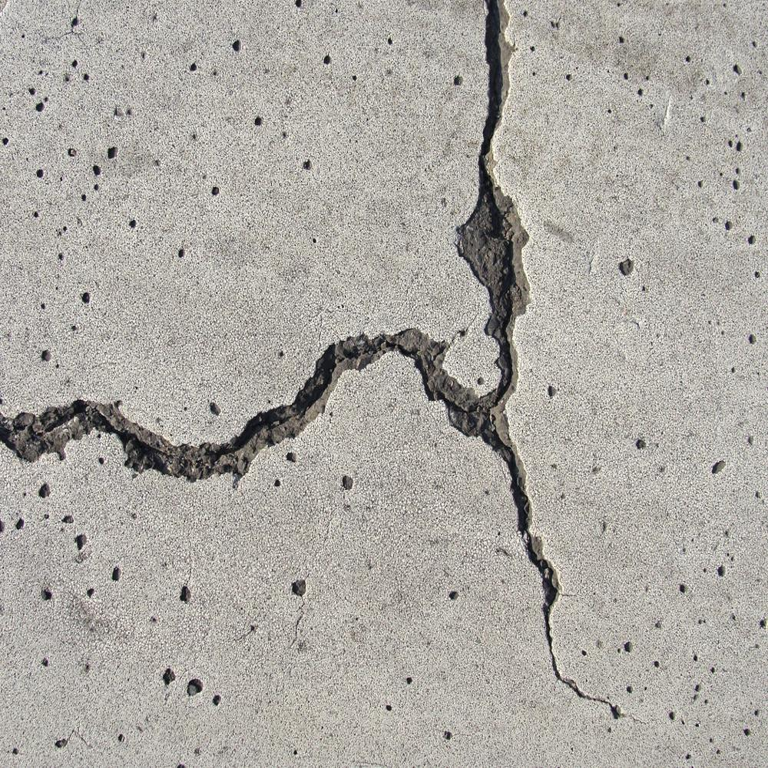
#> input picture Crack Images/001.png, 768 x 768 px; its folder holds only this picture in this run
$ python -i main.py   (imports and definitions only)
#> lines starting #> are read from the running program, lines starting #| are printed output that depends on the picture; after the words box and inside, x2 and y2 are one past the last pixel; in counts of white or black regions, pixels touching at a corner belong together
#> in crackDetect, graywall is the input picture: shape (768, 768, 3); mean B, G, R 164.3, 170, 173.3
### crackconcrete.py
import image as im
import numpy as np
import cv2

def image_preprocessor(image):
    image = cv2.bitwise_not(image)

    image = im.gauss_filter(image, (3,3))
    image = im.equalize_light(image)
    image = im.light(image, bright=-31, contrast=-31)
    image = cv2.cvtColor(image, cv2.COLOR_BGR2GRAY)

    image = im.threshold(image, min_limit=127)
    return image

def label_preprocessor(label):
    label = cv2.cvtColor(label, cv2.COLOR_BGR2GRAY)
    label = im.threshold(label, min_limit=127)
    return label

### image.py
import numpy as np
import cv2

def light(image, bright, contrast):
    bright = bright * 1.2
    contrast = contrast * 2
    image = image * ((contrast/127)+1) - contrast + bright
    image = np.clip(image, 0, 255)
    return np.uint8(image)

def threshold(image, min_limit=None, max_limit=255):
    if min_limit is None:
        min_limit = int(np.mean(image))

    _, image = cv2.threshold(image, min_limit, max_limit, cv2.THRESH_BINARY)
    return np.uint8(image)

def gauss_filter(image, kernel=(3,3), iterations=1):
#> called with kernel = (3, 3), iterations = 1
    for _ in range(iterations):
        image = cv2.GaussianBlur(image, kernel, 0)
    return np.uint8(image)

# [4 lines left out: function median_filter, not called in this run]

def equalize_light(image, limit=3, grid=(7,7)):
#> called with limit = 3, grid = (7, 7)
    if (len(image.shape) == 2):
        image = cv2.cvtColor(image, cv2.COLOR_GRAY2BGR)


    clahe = cv2.createCLAHE(clipLimit=limit, tileGridSize=grid)
    lab = cv2.cvtColor(image, cv2.COLOR_BGR2LAB)
#> lab: shape (768, 768, 3); mean of channels 0, 1, 2 91.2, 128, 124.2
    l, a, b = cv2.split(lab)

    cl = clahe.apply(l)
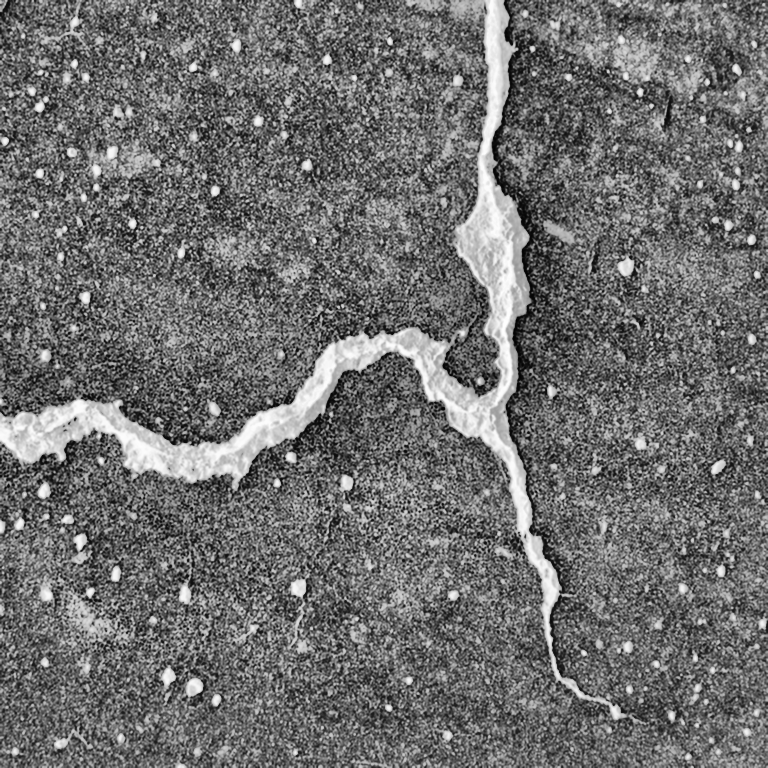
#> cl: shape (768, 768); min 2, max 254, mean 111.1
    limg = cv2.merge((cl,a,b))
#> limg: shape (768, 768, 3); mean of channels 0, 1, 2 111.1, 128, 124.2

    image = cv2.cvtColor(limg, cv2.COLOR_LAB2BGR)

    return np.uint8(image)

### main.py
from tkinter import font
import numpy as np
import cv2
import crackconcrete as cr
import tkinter as tk
from tkinter import filedialog
import os
from PIL import Image,ImageTk
import winsound as ws

def crackDetect(pic):
    graywall = cv2.imread(pic)

    global wallrgb
    wallrgb = cv2.cvtColor(graywall,cv2.COLOR_BGR2RGB)
    copyrgb = np.copy(wallrgb)

    pr = cr.image_preprocessor(graywall)
#> in light, `image = image * ((contrast/127)+1) - contrast + bright`:
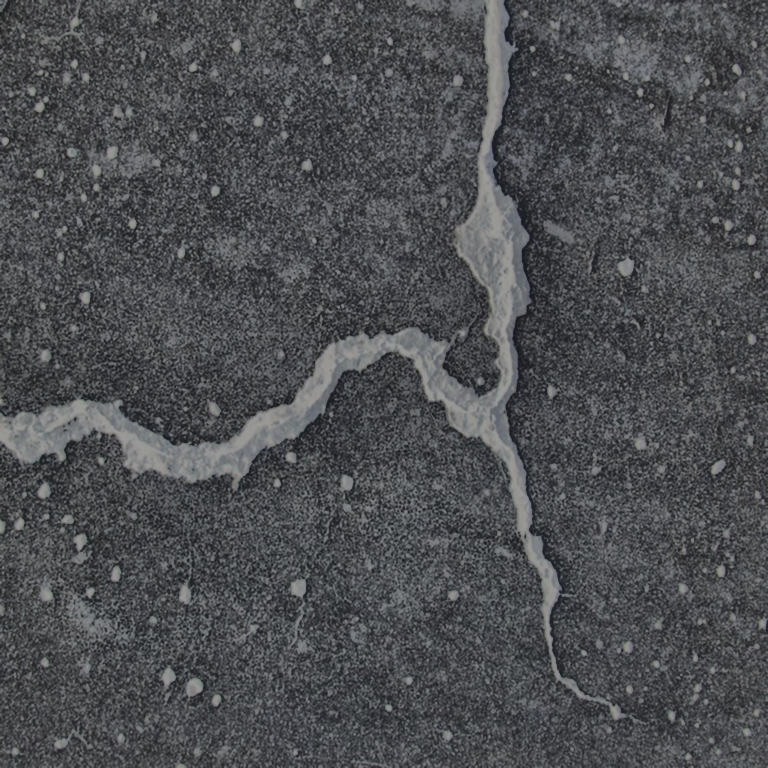
#> image: shape (768, 768, 3) float64; mean of channels 0, 1, 2 81.5, 78.6, 76.8; drawn as B, G, R
#> in threshold, `_, image = cv2.threshold(image, min_limit, max_limit, cv2.THRESH_BINARY)`:
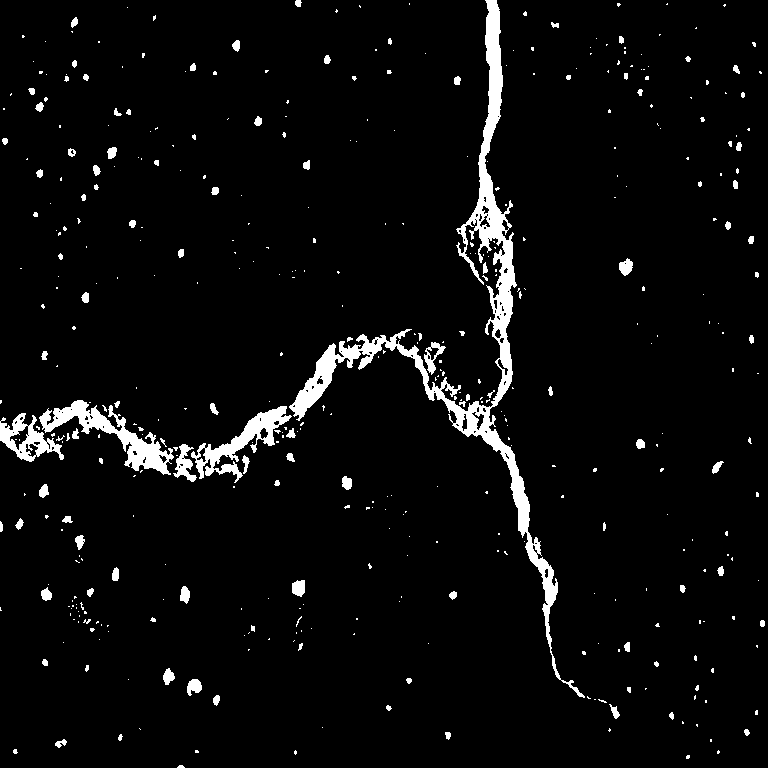
#> image: shape (768, 768); 4.4% white; 443 white regions (337 under 20 px), largest, box (x1, y1, x2, y2) and area: (289, 0, 585, 698) 12492, (39, 400, 174, 475) 2710, (191, 406, 292, 483) 2078
    lb = cr.label_preprocessor(graywall)
#> call 2 of threshold, with min_limit = 127, max_limit = 255
#> in threshold (call 2), `_, image = cv2.threshold(image, min_limit, max_limit, cv2.THRESH_BINARY)`:
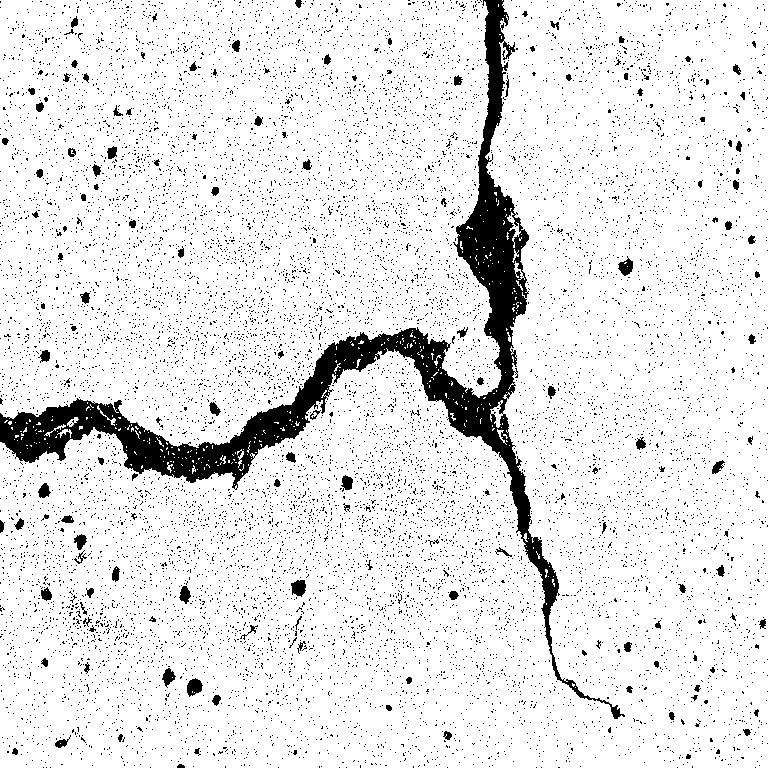
#> image: shape (768, 768); 90.3% white; 13069 black regions (12938 under 20 px), largest, box (x1, y1, x2, y2) and area: (0, 0, 625, 719) 30880, (187, 678, 203, 697) 202, (291, 580, 306, 597) 190

    res = cv2.subtract(pr,lb)
#> res: shape (768, 768); 4.3% white; 444 white regions (342 under 20 px), largest, box (x1, y1, x2, y2) and area: (289, 0, 585, 698) 12481, (39, 400, 174, 475) 2709, (191, 406, 292, 483) 2077
    rescopy = np.copy(res)

    dil = cv2.dilate(rescopy,np.ones((3,3)),iterations=3)
#> dil: shape (768, 768); 12.2% white; 283 white regions, largest, box (x1, y1, x2, y2) and area: (0, 0, 623, 722) 39331, (66, 585, 112, 635) 1105, (290, 613, 306, 654) 435
    erodil = cv2.erode(dil,np.ones((3,3)),iterations=3)
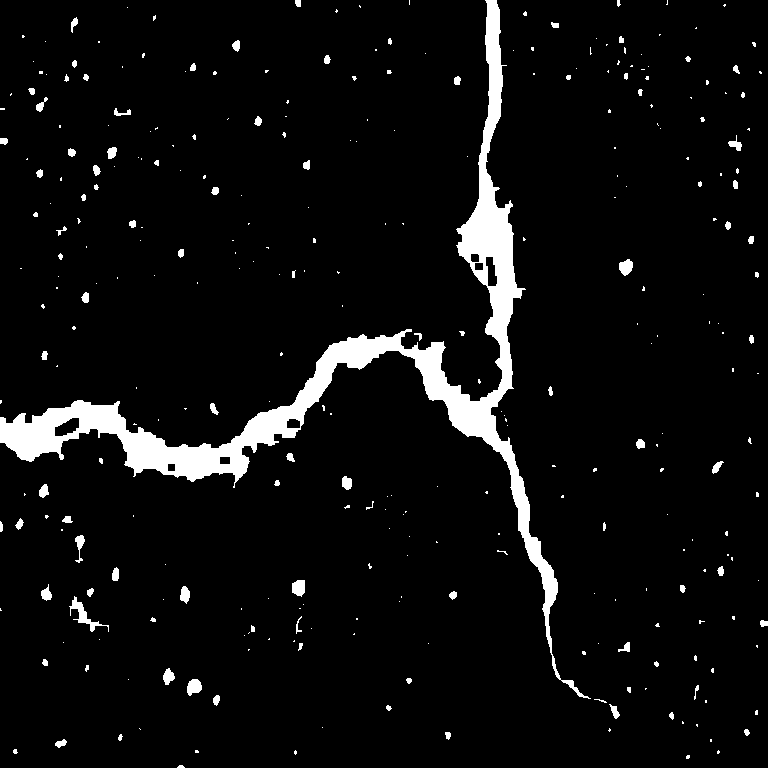
#> erodil: shape (768, 768); 5.5% white; 319 white regions (223 under 20 px)

    cnt,hr = cv2.findContours(erodil,cv2.RETR_TREE, cv2.CHAIN_APPROX_SIMPLE)
#> cnt = 326 contours, 257 with area under 20; largest, box (x1, y1, x2, y2) and area: (0, 0, 591, 699) 25663, (54, 417, 80, 437) 314, (485, 256, 498, 287) 260, (69, 596, 109, 632) 248, (187, 679, 202, 696) 162; hr = 326 rows, first 6: [1, -1, -1, -1], [2, 0, -1, -1], [3, 1, -1, -1], [4, 2, -1, -1], [5, 3, -1, -1], [6, 4, -1, -1]
    for i in range(len(cnt)):
        cv2.drawContours(wallrgb,cnt,i,thickness=5,color=(255,0,0))
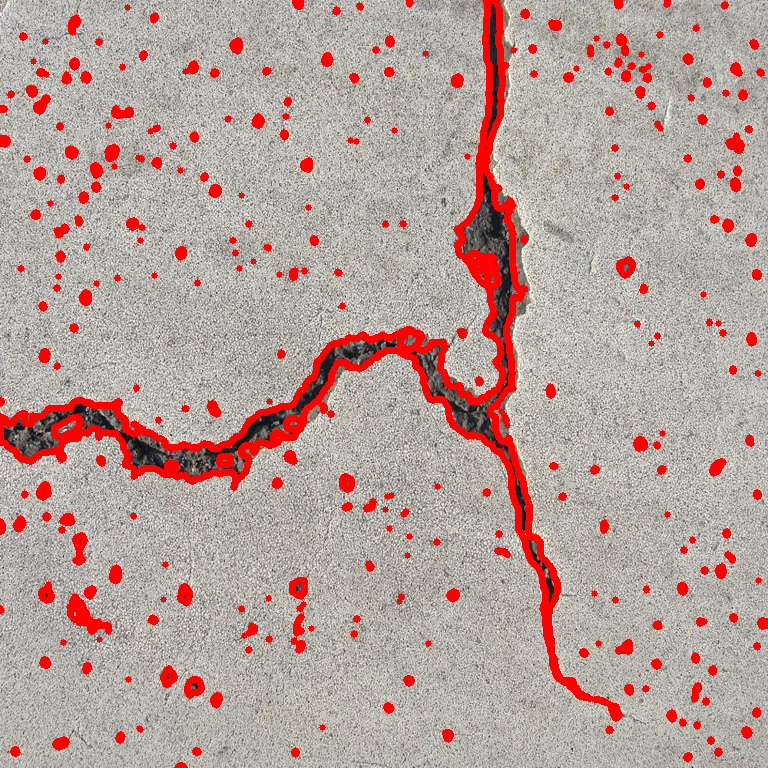
#> wallrgb: shape (768, 768, 3); mean R, G, B 183.7, 160.3, 154.8


    ca = 0
    cp = 0
    for p in range(len(cnt)):
        perimeter = cv2.arcLength(cnt[p],False)
        cp = cp+round(perimeter,0)
        area = cv2.contourArea(cnt[p])
        ca = ca+round(area,0)
#> this loop made 326 passes
#> (perimeter, cp, area, ca) on passes 8, 10, 11: (29.97, 91, 51, 99), (17.07, 123, 25.5, 140), (15.9, 139, 21.5, 162)
#> after the loop, ca = 30886; cp = 6931

    f = ('Times New Roman',16)
    global labelD
#> (the run stopped early here; a loop or call above may not have finished)

$ run again, on Crack Images/002.png
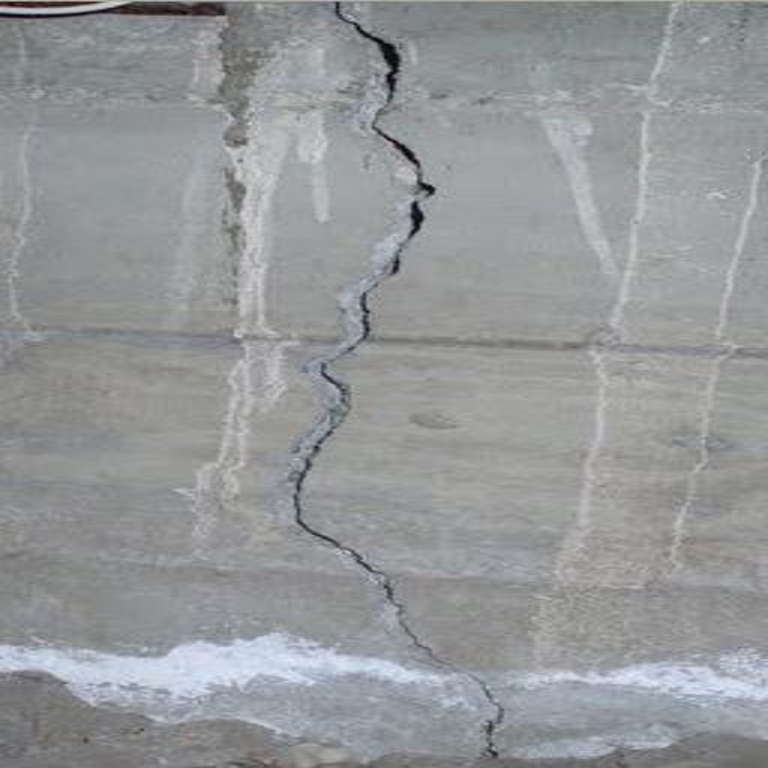
#> input picture Crack Images/002.png, 768 x 768 px
#> in crackDetect, graywall is the input picture: shape (768, 768, 3); mean B, G, R 153.1, 151.5, 149.1
#> lab: shape (768, 768, 3); mean of channels 0, 1, 2 112, 128.6, 129.3
#> limg: shape (768, 768, 3); mean of channels 0, 1, 2 122.8, 128.6, 129.3
#> in threshold (call 2), `_, image = cv2.threshold(image, min_limit, max_limit, cv2.THRESH_BINARY)`:
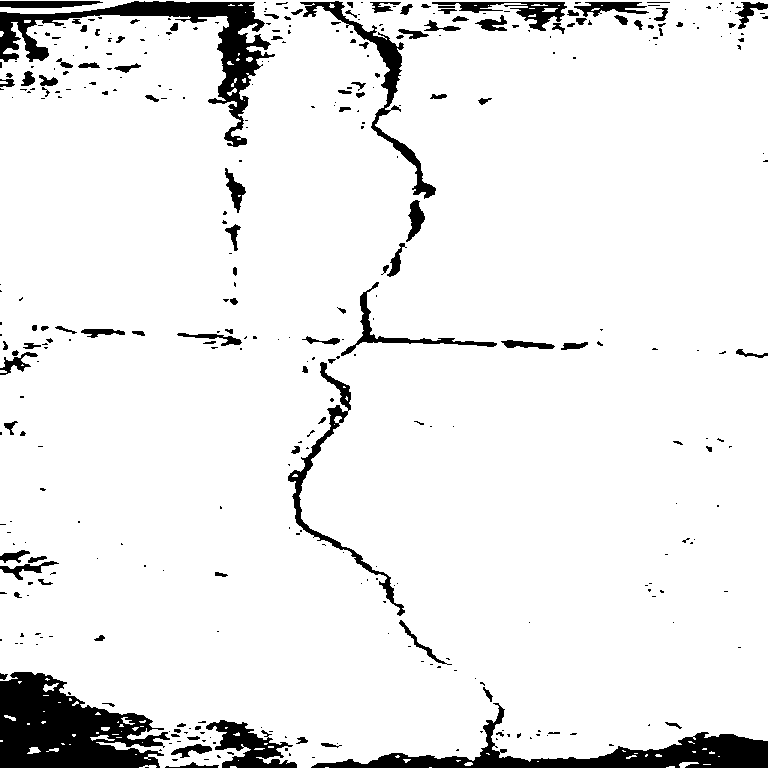
#> image: shape (768, 768); 92.4% white; 382 black regions (266 under 20 px), largest, box (x1, y1, x2, y2) and area: (0, 672, 170, 768) 10355, (311, 703, 768, 768) 7208, (0, 1, 275, 147) 7029
#> res: shape (768, 768); 2.3% white; 121 white regions (68 under 20 px), largest, box (x1, y1, x2, y2) and area: (637, 737, 768, 768) 2437, (0, 2, 244, 26) 1899, (471, 737, 633, 768) 1559
#> dil: shape (768, 768); 5.7% white; 44 white regions, largest, box (x1, y1, x2, y2) and area: (468, 705, 768, 768) 6869, (0, 0, 269, 97) 6561, (179, 718, 299, 768) 3197
#> erodil: shape (768, 768); 2.9% white; 67 white regions (30 under 20 px)
#> cnt = 70 contours, 36 with area under 20; largest, box (x1, y1, x2, y2) and area: (471, 708, 768, 768) 4766, (0, 0, 261, 76) 2734, (182, 721, 296, 768) 1818, (333, 0, 401, 101) 880, (312, 756, 440, 768) 674; hr = 70 rows, first 6: [1, -1, -1, -1], [2, 0, -1, -1], [3, 1, -1, -1], [4, 2, -1, -1], [5, 3, -1, -1], [6, 4, -1, -1]
#> the loop in crackDetect, `for i in range(len(cnt)):` made 70 passes
#> after the loop in crackDetect, `for i in range(len(cnt)):`:
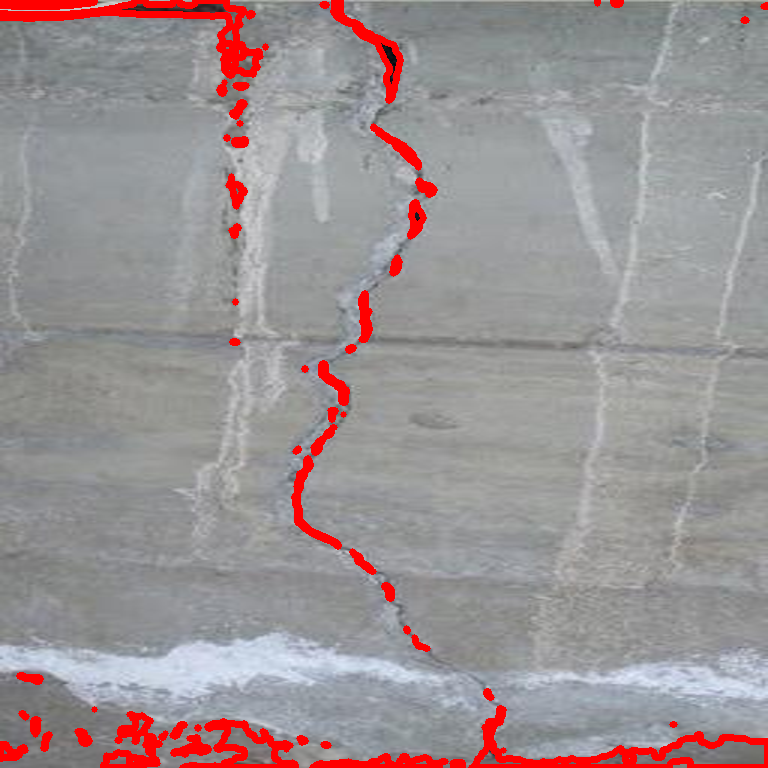
#> wallrgb: shape (768, 768, 3); mean R, G, B 155.5, 146.6, 148.2
#> the loop in crackDetect, `for p in range(len(cnt)):` made 70 passes
#> (perimeter, cp, area, ca) on passes 1, 3, 6, 9, 11, 12, 13, 15: (19.83, 20, 46, 46), (288.8, 313, 674.5, 720), (75.56, 396, 169.5, 894), (105.9, 521, 152, 1059), (199.3, 724, 579, 1640), (23.66, 748, 62, 1702), (34.31, 782, 23, 1725), (35.97, 818, 69, 1794)
#> after the loop in crackDetect, `for p in range(len(cnt)):`: ca = 14788; cp = 4769
